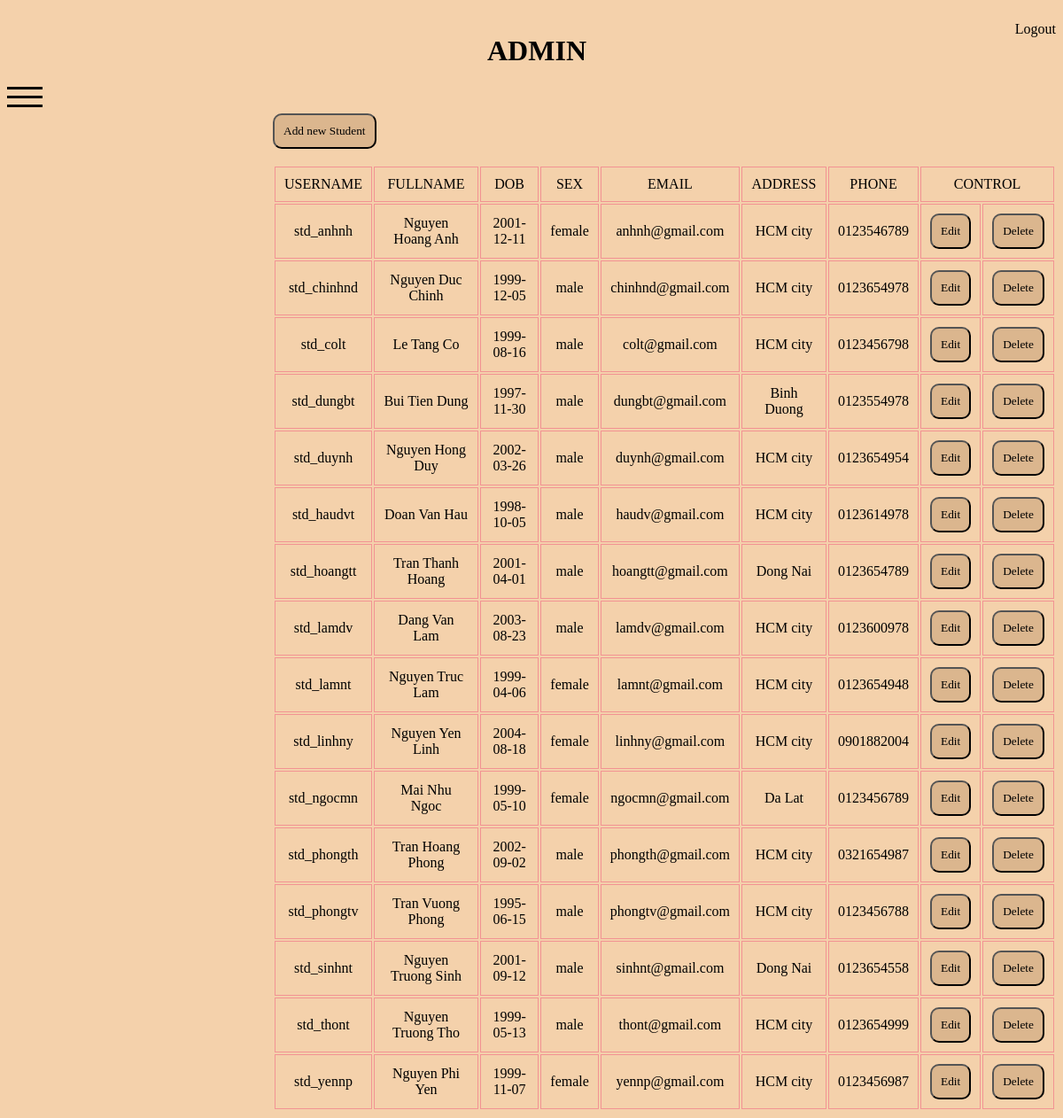
/admin/index.php?click=student&id=1 (signed in), run on the app's committed database.
### tables this page shows
CREATE TABLE `student` (
  `USERNAME` char(20) NOT NULL,
  `FULLNAME` varchar(50) NOT NULL,
  `DOB` date DEFAULT NULL,
  `SEX` varchar(10) DEFAULT NULL,
  `EMAIL` varchar(50) DEFAULT NULL,
  `ADDRESS` varchar(150) DEFAULT NULL,
  `PHONE` char(12) DEFAULT NULL
);

### admin/modules/student/listStudent.php (the view, shortened to what this page needs)
<?php
    $sql = 'SELECT * FROM `student` WHERE 1';
    $result = $conn->query($sql);
?>
<a href="./index.php?click=addStudent&ac=add">
      <button name='btnAddStudent'>Add new Student</button>
</a>
<br><br>
    <table>
        <tr>
            <td>USERNAME</td>
            <td>FULLNAME</td>
            <td>DOB</td>
            <td>SEX</td>
            <td>EMAIL</td>
            <td>ADDRESS</td>
            <td>PHONE</td>
            <td colspan=2>CONTROL</td>
        </tr>
    <?php
        while ($row = $result->fetch_assoc())
        {
            ?>
             <tr>
                    <td><?php echo $row['USERNAME'] ?></td>
                    <td><?php echo $row['FULLNAME'] ?></td>
                    <td><?php echo $row['DOB'] ?></td>
                    <td><?php echo $row['SEX'] ?></td>
                    <td><?php echo $row['EMAIL'] ?></td>
                    <td><?php echo $row['ADDRESS'] ?></td>
                    <td><?php echo $row['PHONE'] ?></td>
                <td style='display: flex'>
                <a href="./index.php?click=editStudent&ac=edit&id=<?php echo $row['USERNAME']?>">
                    <button name='btnEditStudent'>Edit</button>
                    </a>
                </td>
                <td>
                  <button name='btnDelStudent'>
                    <a href="./modules/student/control.php?id=<?php echo $row['USERNAME']?>">
                        Delete
                    </a></button>
                </td>
             </tr>
    <?php
        } ?>
    </table>

### admin/css/style.css (style rules this page uses)
a { text-decoration: none; color: black; }
* { font-family: Georgia, 'Times New Roman', Times, serif; }
button { background: #dbb68e; padding: 10px; border-radius: 10px; }

### admin/modules/student/listStudent.php (style rules this page uses)
td { border: 1px solid #f29393; max-width = max-content; text-align: center; padding: 10px; }

### data on the page
student: USERNAME "std_anhnh", FULLNAME "Nguyen Hoang Anh", DOB "2001-12-11", SEX "female", EMAIL "anhnh@gmail.com", ADDRESS "HCM city", PHONE "0123546789"
student: USERNAME "std_chinhnd", FULLNAME "Nguyen Duc Chinh", DOB "1999-12-05", SEX "male", EMAIL "chinhnd@gmail.com", ADDRESS "HCM city", PHONE "0123654978"
student: USERNAME "std_colt", FULLNAME "Le Tang Co", DOB "1999-08-16", SEX "male", EMAIL "colt@gmail.com", ADDRESS "HCM city", PHONE "0123456798"
student: USERNAME "std_dungbt", FULLNAME "Bui Tien Dung", DOB "1997-11-30", SEX "male", EMAIL "dungbt@gmail.com", ADDRESS "Binh Duong", PHONE "0123554978"
student: USERNAME "std_duynh", FULLNAME "Nguyen Hong Duy", DOB "2002-03-26", SEX "male", EMAIL "duynh@gmail.com", ADDRESS "HCM city", PHONE "0123654954"
student: USERNAME "std_haudvt", FULLNAME "Doan Van Hau", DOB "1998-10-05", SEX "male", EMAIL "haudv@gmail.com", ADDRESS "HCM city", PHONE "0123614978"
student: USERNAME "std_hoangtt", FULLNAME "Tran Thanh Hoang", DOB "2001-04-01", SEX "male", EMAIL "hoangtt@gmail.com", ADDRESS "Dong Nai", PHONE "0123654789"
student: USERNAME "std_lamdv", FULLNAME "Dang Van Lam", DOB "2003-08-23", SEX "male", EMAIL "lamdv@gmail.com", ADDRESS "HCM city", PHONE "0123600978"
student: USERNAME "std_lamnt", FULLNAME "Nguyen Truc Lam", DOB "1999-04-06", SEX "female", EMAIL "lamnt@gmail.com", ADDRESS "HCM city", PHONE "0123654948"
student: USERNAME "std_linhny", FULLNAME "Nguyen Yen Linh", DOB "2004-08-18", SEX "female", EMAIL "linhny@gmail.com", ADDRESS "HCM city", PHONE "0901882004"
student: USERNAME "std_ngocmn", FULLNAME "Mai Nhu Ngoc", DOB "1999-05-10", SEX "female", EMAIL "ngocmn@gmail.com", ADDRESS "Da Lat", PHONE "0123456789"
student: USERNAME "std_phongth", FULLNAME "Tran Hoang Phong", DOB "2002-09-02", SEX "male", EMAIL "phongth@gmail.com", ADDRESS "HCM city", PHONE "0321654987"
student: USERNAME "std_phongtv", FULLNAME "Tran Vuong Phong", DOB "1995-06-15", SEX "male", EMAIL "phongtv@gmail.com", ADDRESS "HCM city", PHONE "0123456788"
student: USERNAME "std_sinhnt", FULLNAME "Nguyen Truong Sinh", DOB "2001-09-12", SEX "male", EMAIL "sinhnt@gmail.com", ADDRESS "Dong Nai", PHONE "0123654558"
student: USERNAME "std_thont", FULLNAME "Nguyen Truong Tho", DOB "1999-05-13", SEX "male", EMAIL "thont@gmail.com", ADDRESS "HCM city", PHONE "0123654999"
student: USERNAME "std_yennp", FULLNAME "Nguyen Phi Yen", DOB "1999-11-07", SEX "female", EMAIL "yennp@gmail.com", ADDRESS "HCM city", PHONE "0123456987"
